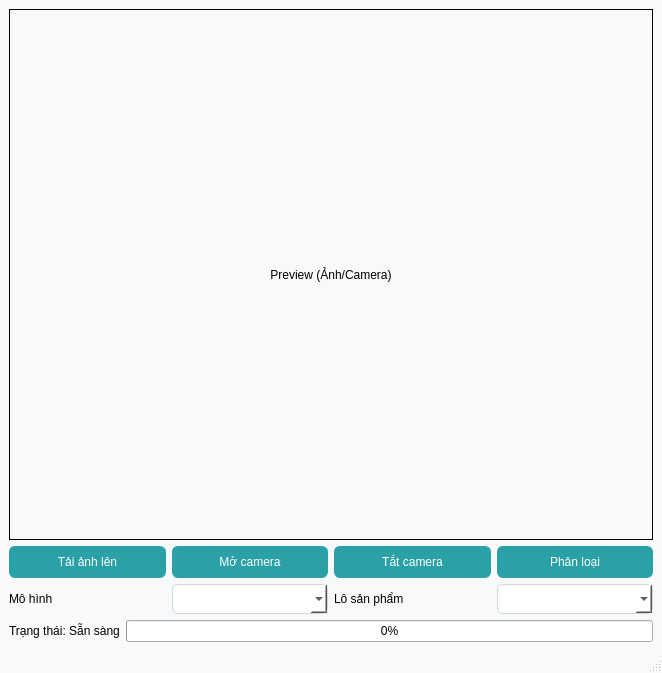
<?xml version="1.0" encoding="UTF-8"?>
<ui version="4.0">
 <class>MainWindow_UploadImage</class>
 <widget class="QMainWindow" name="MainWindow_UploadImage">
  <property name="geometry">
   <rect>
    <x>0</x>
    <y>0</y>
    <width>662</width>
    <height>673</height>
   </rect>
  </property>
  <property name="windowTitle">
   <string>Fruit ML - Upload Image</string>
  </property>
  <property name="styleSheet">
   <string>
    * { font-family: &quot;Segoe UI&quot;; }
    QMainWindow { background: #f7f9fb; }
    QGroupBox { border: 1px solid #e1e5ea; border-radius: 8px; margin-top: 16px; }
    QGroupBox::title { subcontrol-origin: margin; subcontrol-position: top left; padding: 4px 8px; color: #0b6d77; font-weight: 600; }
    QPushButton { padding: 8px 14px; border-radius: 6px; border: 1px solid #2aa1a6; background: #2aa1a6; color: white; }
    QPushButton:hover { background: #238a8f; }
    QPushButton#btnLogout { background: #f44336; border-color: #f44336; }
    QLineEdit, QComboBox, QDateEdit, QTextEdit { border: 1px solid #cfd8dc; border-radius: 6px; padding: 6px 8px; background: white; }
    QTabBar::tab { padding: 8px 14px; border: 1px solid #cfd8dc; border-bottom: none; background: #f1f5f8; border-top-left-radius: 6px; border-top-right-radius: 6px; }
    QTabBar::tab:selected { background: white; color: #0b6d77; font-weight: 600; }
    QHeaderView::section { background:#e9f2f3; padding: 6px; border: none; border-right:1px solid #d7e3e4; }
    QTableView { gridline-color:#e3ecee; selection-background-color:#b2ebf2; selection-color:#003b40; }
    </string>
  </property>
  <widget class="QWidget" name="centralwidget">
   <layout class="QVBoxLayout" name="verticalLayout">
    <item>
     <widget class="QLabel" name="labelPreviewLarge">
      <property name="minimumSize">
       <size>
        <width>640</width>
        <height>480</height>
       </size>
      </property>
      <property name="frameShape">
       <enum>QFrame::Box</enum>
      </property>
      <property name="text">
       <string>Preview (Ảnh/Camera)</string>
      </property>
      <property name="scaledContents">
       <bool>true</bool>
      </property>
      <property name="alignment">
       <set>Qt::AlignCenter</set>
      </property>
     </widget>
    </item>
    <item>
     <layout class="QGridLayout" name="gridControls">
      <item row="0" column="1">
       <widget class="QPushButton" name="btnOpenCamera">
        <property name="text">
         <string>Mở camera</string>
        </property>
       </widget>
      </item>
      <item row="0" column="0">
       <widget class="QPushButton" name="btnChooseImage">
        <property name="text">
         <string>Tải ảnh lên</string>
        </property>
       </widget>
      </item>
      <item row="0" column="3">
       <widget class="QPushButton" name="btnPredict">
        <property name="text">
         <string>Phân loại</string>
        </property>
       </widget>
      </item>
      <item row="1" column="0">
       <widget class="QLabel" name="lblModel">
        <property name="text">
         <string>Mô hình</string>
        </property>
       </widget>
      </item>
      <item row="1" column="1">
       <widget class="QComboBox" name="comboModel"/>
      </item>
      <item row="0" column="2">
       <widget class="QPushButton" name="btnStopCamera">
        <property name="text">
         <string>Tắt camera</string>
        </property>
       </widget>
      </item>
      <item row="1" column="3">
       <widget class="QComboBox" name="comboProduct"/>
      </item>
      <item row="1" column="2">
       <widget class="QLabel" name="lblProduct">
        <property name="text">
         <string>Lô sản phẩm</string>
        </property>
       </widget>
      </item>
     </layout>
    </item>
    <item>
     <layout class="QHBoxLayout" name="layoutProgress">
      <item>
       <widget class="QLabel" name="lblStatus">
        <property name="text">
         <string>Trạng thái: Sẵn sàng</string>
        </property>
       </widget>
      </item>
      <item>
       <widget class="QProgressBar" name="progressProcessing">
        <property name="value">
         <number>0</number>
        </property>
       </widget>
      </item>
     </layout>
    </item>
   </layout>
  </widget>
  <widget class="QStatusBar" name="statusbar"/>
 </widget>
 <resources/>
 <connections/>
</ui>
